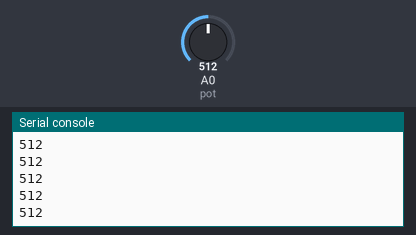
Bench run of a program on a simulated ESP8266 board running MicroPython. Shown: the last lines printed to the serial console. The test bench sets the inputs (shaded band); at power-on: A0 (pot) = 512 (analog values on the 0–1023 scale).

Above: at 1.2 s.
1.3 s: A0 (pot) set to 716
At 1.31 s:
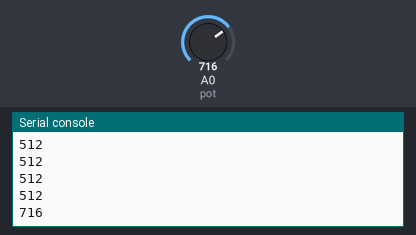
2.8 s: A0 (pot) set to 900
At 2.81 s:
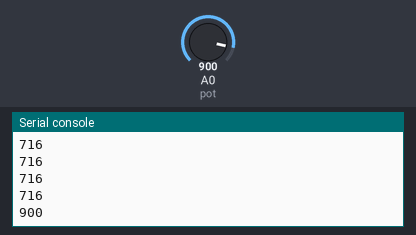
Timing chart, 0 to 5.8 s (numbered marks = the images above; inputs shaded):
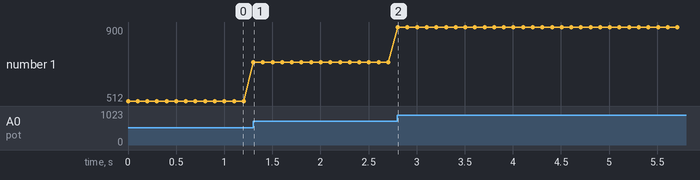

Measured:
- after the input at 1.3 s, the serial console: prints a new line at once (image 1)
- after the input at 2.8 s, the serial console: prints a new line at once (image 2)
- plotted number 1: 512 → 716 after the input at 1.3 s, 716 → 900 after the input at 2.8 s

The program:

potentiometer.py
```python
from machine import Pin, ADC
from time import sleep

# A0 pin
pot = ADC(0)

while True:
    pot_val = pot.read()

    # mappedVal = map(pot_val, 0, 1024, -180, 180)
    print(pot_val)
    sleep(0.1)
```
